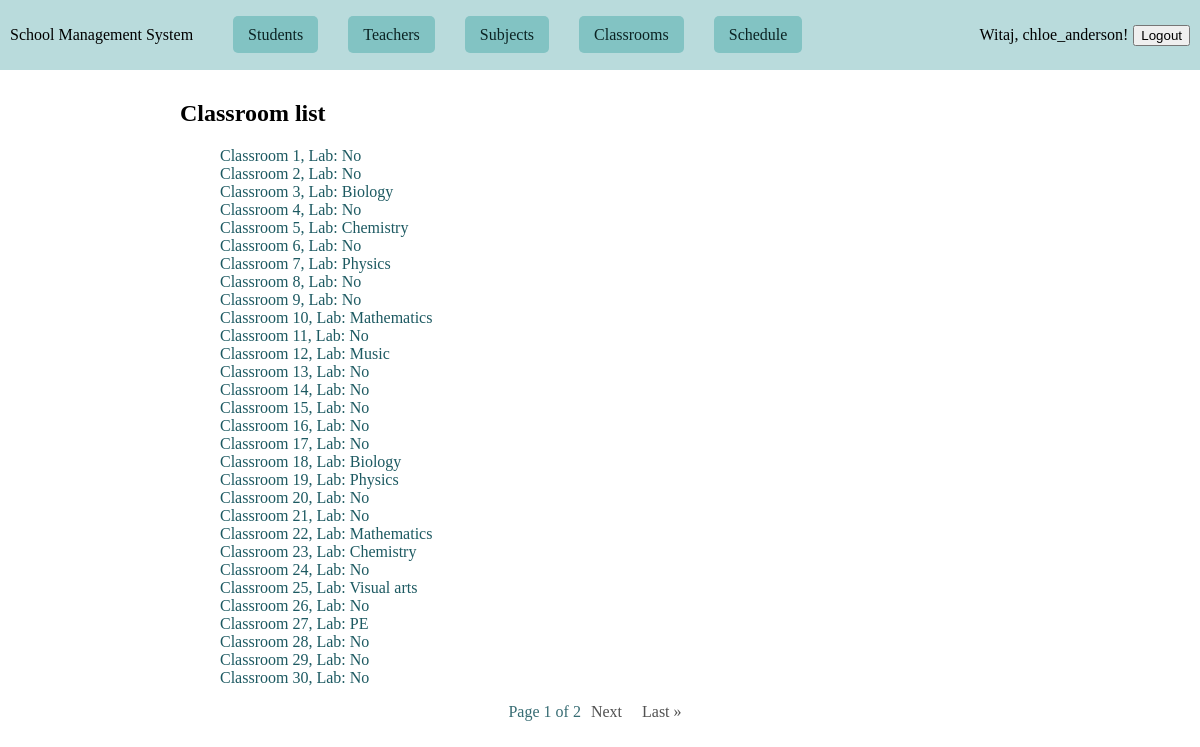
Before: /teacher/classrooms/ (signed in) with the older database file.
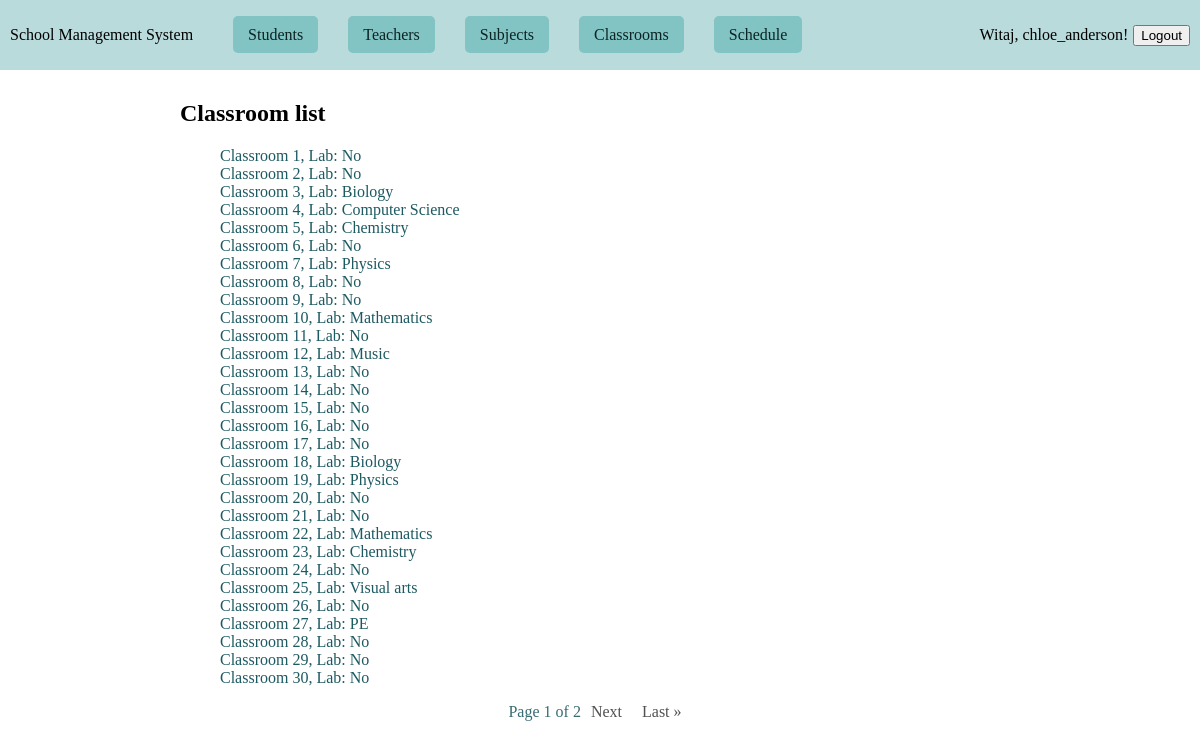
After: the same page with the newer database file.
### schooldata/models.py (models this page shows)
class ClassRoom(models.Model):
    room_number = models.IntegerField(primary_key=True,null=False, blank=False, unique=True)
    seats = models.IntegerField(null=False, blank=False)
    beamer = models.BooleanField(default=False)
    lab = models.IntegerField(choices=LAB, default=0)
    class Meta:
        ordering = ['room_number']
        constraints = [
            CheckConstraint(check=Q(seats__gt=0), name='seats_gt_zero'),
        ]
        indexes = [
            Index(fields=['room_number']),
        ]
    def __str__(self):
        lab_name = dict(LAB).get(self.lab)
        return f"Classroom {self.room_number}, Lab: {lab_name}"

### teacher/views.py (the view)
# urls.py: path("classrooms/", ClassroomListView.as_view(), name="classrooms"),
class ClassroomListView(PermissionRequiredMixin,ListView):
    model = ClassRoom
    template_name = "teacher/classroom_list.html"
    context_object_name = "classrooms"
    paginate_by = 30
    permission_required = "schooldata.view_classroom"  # Poprawna nazwa uprawnienia
    login_url = "/login/"
    redirect_field_name = "next"

### teacher/templates/teacher/classroom_list.html (shortened to what this page needs)
{% extends 'schooldata/base.html' %}
{% block content %}
  <div class="content">
      <h2>Classroom list</h2>
        <ul class="detail-list">
          {% for classroom in classrooms %}
              <li><a href="{% url 'classroom-details' classroom.room_number %}">{{classroom}}</a></li>
          {% endfor %}
        </ul>
      {% if is_paginated %}
          <div class="pagination">
              <span>Page {{ page_obj.number }} of {{ page_obj.paginator.num_pages }}</span>
              {% if page_obj.has_next %}
                  <a href="?page={{ page_obj.next_page_number }}">Next</a>
                  <a href="?page={{ page_obj.paginator.num_pages }}">Last &raquo;</a>
              {% endif %}
          </div>
      {% endif %}
  </div>
{% endblock %}

Changed rows visible on the page:
changed ClassRoom: lab+room_number "Classroom 4, Lab: No" → "Classroom 4, Lab: Computer Science"
